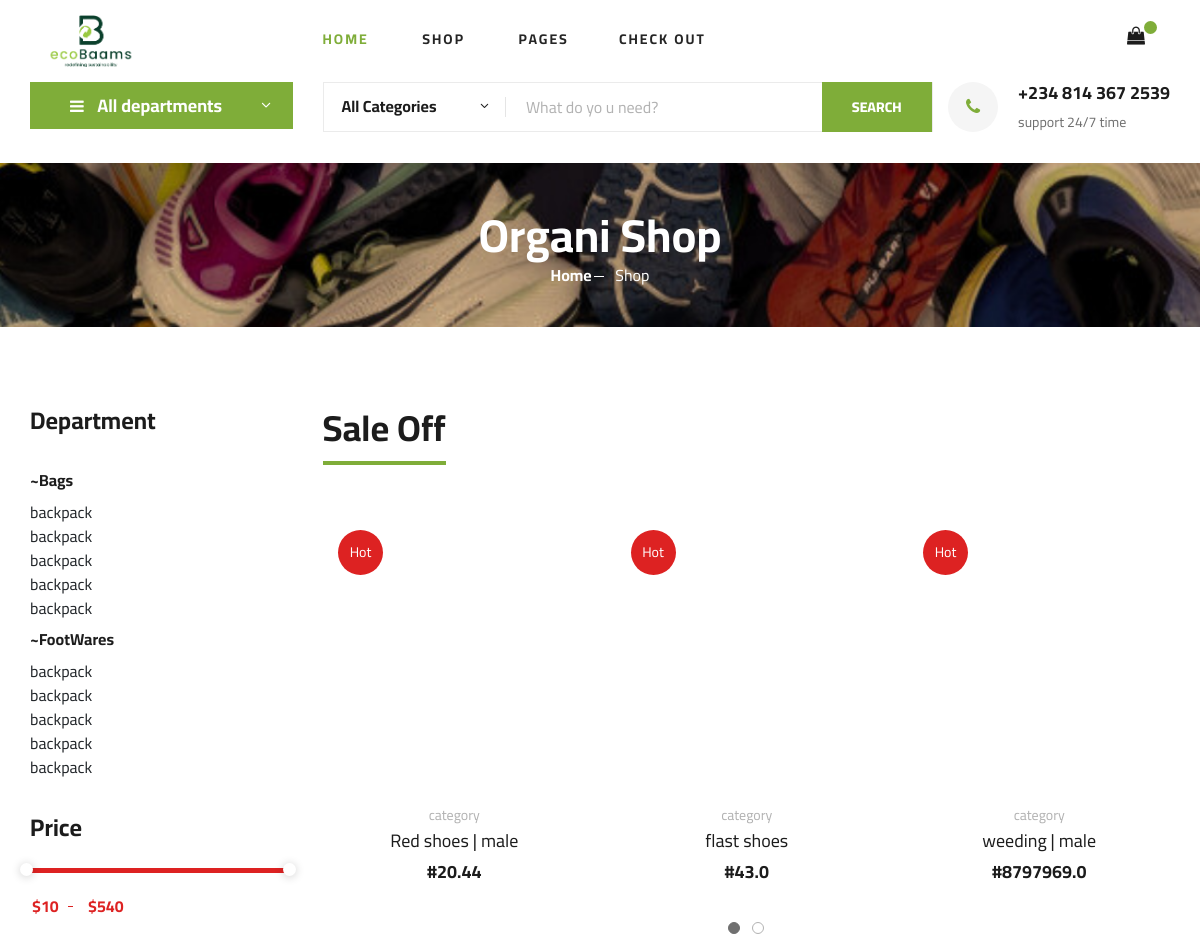
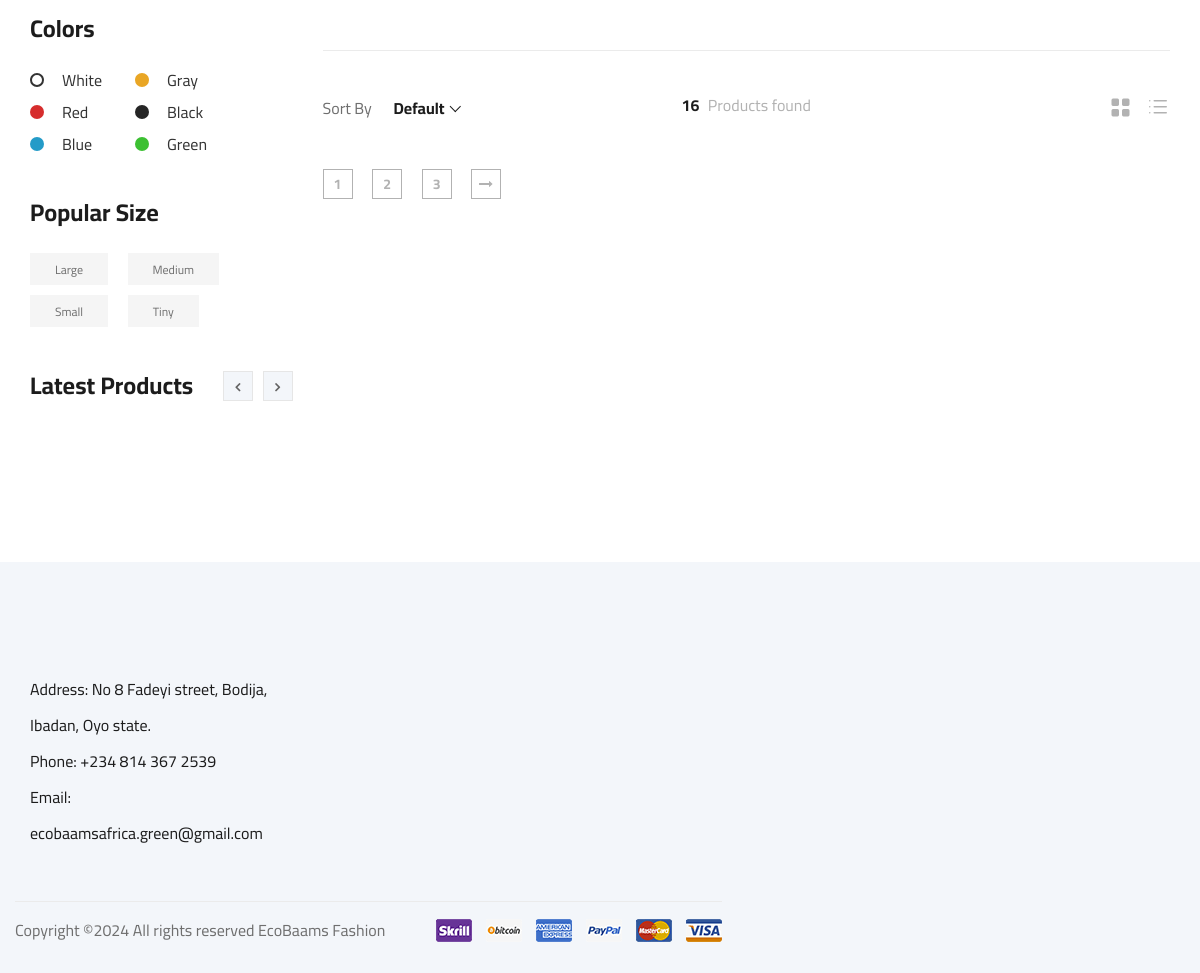
Screenshot of /shop/shop (signed in) with the database file from the repository (2 pictures, top to bottom).
### ecommerce/models.py (models this page shows, shortened)
class Product(models.Model):
    MY_CHOICES = (
            ('Shoes', 'SHOES'),
            ('Athletic Shoes', 'Athletic Shoes'),
            ('Casual Shoes', 'Casual Shoes'),
            ('Formal Shoes', 'Formal Shoes'),
            ('Boots', 'Boots'),
            ('Sandals', 'Sandals'),
            ('Flip-Flops', 'Flip-Flops'),
            ('Loafers', 'Loafers'),
            ('Slip-Ons', 'Slip-Ons'),
            ('Sneakers', 'Sneakers'),
            ('Brogues', 'Brogues'),
            ('Running Shoes', 'Running Shoes'),
            ('Ballet Flats', 'Ballet Flats'),
            ('bags', 'BAGS')
              )
    name = models.CharField(max_length=150, null=True)
    price = models.FloatField()
    created_at =models.DateField(auto_now=False, auto_now_add=True)
    description = models.TextField(max_length=1000)
    weight = models.FloatField(null=True, blank=True, default=0.0)
    Availability = models.BooleanField(default=True, null=True, blank=False)
    image = models.ImageField(null=True, blank=True)
    category = MultiSelectField(choices=MY_CHOICES, max_choices=3, max_length=100, default="category")
    @property
    def get_image(self):
        return self.get_image_url()
    def get_image_url(self):
        if self.image:
            try:
                url = self.image.url
            except:
                url = ''
            return url
        return None

### ecommerce/views.py (the view)
# urls.py: path('shop', views.shop_listing, name="shop"),
@login_required
def shop_listing(req):
    categories_to_filter = ['bags']
    category_filters = Q()
    for category in categories_to_filter:
        category_filters |= Q(category__contains=category)
    classic = Product.objects.filter(category_filters)[:6]
    max_bag = Product.objects.filter(category_filters)[:20]
    product_4 = Product.objects.all().filter(Availability=True)[:4]
    context = {
        'product': product_4,
        'bags': classic,
        'bag': max_bag
    }
    return render(req, 'ecommerce/shop-grid.html', context)

### ecommerce/templates/ecommerce/shop-grid.html (shortened to what this page needs)
<!DOCTYPE html>
{% load static %}
<html lang="eng">
<head>
    <link rel="stylesheet" href="{% static "ecommerce/css/bootstrap.min.css" %}" type="text/css">
    <link rel="stylesheet" href="{% static "ecommerce/css/font-awesome.min.css" %}" type="text/css">
    <link rel="stylesheet" href="{% static "ecommerce/css/elegant-icons.css" %}" type="text/css">
    <link rel="stylesheet" href="{% static "ecommerce/css/nice-select.css" %}" type="text/css">
    <link rel="stylesheet" href="{% static "ecommerce/css/jquery-ui.min.css" %}" type="text/css">
    <link rel="stylesheet" href="{% static "ecommerce/css/owl.carousel.min.css" %}" type="text/css">
    <link rel="stylesheet" href="{% static "ecommerce/css/slicknav.min.css" %}" type="text/css">
    <link rel="stylesheet" href="{% static "ecommerce/css/style.css" %}" type="text/css">
</head>
<body>
    <header class="header">
        <div class="container">
            <div class="row">
                <div class="col-lg-3">
                    <div class="header__logo">
                        <a href="{% url "feed" %}"><img width="50%" src="{% static "ecommerce/img/logo3.png" %}" alt=""></a>
                    </div>
                </div>
                <div class="col-lg-6">
                    <nav class="header__menu">
                        <ul>
                            <li class="active"><a href="{% url "feed" %}">Home</a></li>
                            <li><a href="{% url "shop" %}">Shop</a></li>
                            <li><a href="#">Pages</a>
                                <li><a href="{% url "checkout" %}">Check Out</a></li>
                            </li>
                        </ul>
                    </nav>
                </div>
                <div class="col-lg-3">
                    <div class="header__cart">
                        <ul>
                            <li><a href="{% url "cart" %}"><i class="fa fa-shopping-bag"></i> <span>{{num_items}}</span></a></li>
                        </ul>
                    </div>
                </div>
            </div>
        </div>
    </header>
    <section class="hero hero-normal">
        <div class="container">
            <div class="row">
                <div class="col-lg-3">
                    <div class="hero__categories">
                        <div class="hero__categories__all">
                            <i class="fa fa-bars"></i>
                            <span>All departments</span>
                        </div>
                    </div>
                </div>
                <div class="col-lg-9">
                    <div class="hero__search">
                        <div class="hero__search__form">
                            <form action="#">
                                <div class="hero__search__categories">
                                    All Categories
                                    <span class="arrow_carrot-down"></span>
                                </div>
                                <input type="text" placeholder="What do yo u need?">
                                <button type="submit" class="site-btn">SEARCH</button>
                            </form>
                        </div>
                        <div class="hero__search__phone">
                            <div class="hero__search__phone__icon">
                                <i class="fa fa-phone"></i>
                            </div>
                            <div class="hero__search__phone__text">
                                <h5>+234 814 367 2539</h5>
                                <span>support 24/7 time</span>
                            </div>
                        </div>
                    </div>
                </div>
            </div>
        </div>
    </section>
    <section class="breadcrumb-section set-bg" data-setbg="{% static "ecommerce/img/ban.png" %}">
        <div class="container">
            <div class="row">
                <div class="col-lg-12 text-center">
                    <div class="breadcrumb__text">
                        <h2>Organi Shop</h2>
                        <div class="breadcrumb__option">
                            <a href="{% url "feed" %}">Home</a>
                            <span>Shop</span>
                        </div>
                    </div>
                </div>
            </div>
        </div>
    </section>
    <section class="product spad">
        <div class="container">
            <div class="row">
                <div class="col-lg-3 col-md-5">
                    <div class="sidebar">
                        <div class="sidebar__item">
                            <h4>Department</h4>
                            <ul>
                                <ul>
                            <li><b><a href="#">~Bags</a></b></li>
                            <li>backpack</li>
                            <li>backpack</li>
                            <li>backpack</li>
                            <li>backpack</li>
                            <li>backpack</li>
                            <li><b><a href="#">~FootWares</a></b></li>
                             <li>backpack</li>
                            <li>backpack</li>
                            <li>backpack</li>
                            <li>backpack</li>
                            <li>backpack</li>
                        </ul>
                            </ul>
                        </div>
                        <div class="sidebar__item">
                            <h4>Price</h4>
                            <div class="price-range-wrap">
                                <div class="price-range ui-slider ui-corner-all ui-slider-horizontal ui-widget ui-widget-content"
                                    data-min="10" data-max="540">
                                    <span tabindex="0" class="ui-slider-handle ui-corner-all ui-state-default"></span>
                                    <span tabindex="0" class="ui-slider-handle ui-corner-all ui-state-default"></span>
                                </div>
                                <div class="range-slider">
                                    <div class="price-input">
                                        <input type="text" id="minamount">
                                        <input type="text" id="maxamount">
                                    </div>
                                </div>
                            </div>
                        </div>
                        <div class="sidebar__item sidebar__item__color--option">
                            <h4>Colors</h4>
                            <div class="sidebar__item__color sidebar__item__color--white">
                                <label for="white">
                                    White
                                </label>
                            </div>
                            <div class="sidebar__item__color sidebar__item__color--gray">
                                <label for="gray">
                                    Gray
                                </label>
                            </div>
                            <div class="sidebar__item__color sidebar__item__color--red">
                                <label for="red">
                                    Red
                                </label>
                            </div>
                            <div class="sidebar__item__color sidebar__item__color--black">
                                <label for="black">
                                    Black
                                </label>
                            </div>
                            <div class="sidebar__item__color sidebar__item__color--blue">
                                <label for="blue">
                                    Blue
                                </label>
                            </div>
                            <div class="sidebar__item__color sidebar__item__color--green">
                                <label for="green">
                                    Green
                                </label>
                            </div>
                        </div>
                        <div class="sidebar__item">
                            <h4>Popular Size</h4>
                            <div class="sidebar__item__size">
                                <label for="large">
                                    Large
                                </label>
                            </div>
                            <div class="sidebar__item__size">
                                <label for="medium">
                                    Medium
                                </label>
                            </div>
                            <div class="sidebar__item__size">
                                <label for="small">
                                    Small
                                </label>
                            </div>
                            <div class="sidebar__item__size">
                                <label for="tiny">
                                    Tiny
                                </label>
                            </div>
                        </div>
                        <div class="sidebar__item">
                            <div class="latest-product__text">
                                <h4>Latest Products</h4>
                                <div class="latest-product__slider owl-carousel">
                                </div>
                            </div>
                        </div>
                    </div>
                </div>
                <div class="col-lg-9 col-md-7">
                    <div class="product__discount">
                        <div class="section-title product__discount__title">
                            <h2>Sale Off</h2>
                        </div>
                        <div class="row">
                            <div class="product__discount__slider owl-carousel">
                                {% for pd in product %}
                                <div class="col-lg-4">
                                    <div class="product__discount__item">
                                        <div class="product__discount__item__pic set-bg"
                                            data-setbg="{{pd.get_image}}">
                                            <div class="product__discount__percent">Hot</div>
                                        </div>
                                        <div class="product__discount__item__text">
                                            <span>{{pd.category}}</span>
                                            <h5><a href="{% url "product_details" pd.id %}">{{pd.name}}</a></h5>
                                            <div class="product__item__price">#{{pd.price}} </div>
                                        </div>
                                    </div>
                                </div>
                                {% endfor %}
                            </div>
                        </div>
                    </div>
                    <div class="filter__item">
                        <div class="row">
                            <div class="col-lg-4 col-md-5">
                                <div class="filter__sort">
                                    <span>Sort By</span>
                                </div>
                            </div>
                            <div class="col-lg-4 col-md-4">
                                <div class="filter__found">
                                    <h6><span>16</span> Products found</h6>
                                </div>
                            </div>
                            <div class="col-lg-4 col-md-3">
                                <div class="filter__option">
                                    <span class="icon_grid-2x2"></span>
                                    <span class="icon_ul"></span>
                                </div>
                            </div>
                        </div>
                    </div>
                    <div class="product__pagination">
                        <a href="#">1</a>
                        <a href="#">2</a>
                        <a href="#">3</a>
                        <a href="#"><i class="fa fa-long-arrow-right"></i></a>
                    </div>
                </div>
            </div>
        </div>
    </section>
    <footer class="footer spad">
        <div class="container">
            <div class="row">
                <div class="col-lg-3 col-md-6 col-sm-6">
                    <div class="footer__about">
                        <div class="footer__about__logo">
                        </div>
                        <ul>
                            <li>Address: No 8 Fadeyi street, Bodija, Ibadan, Oyo state.</li>
                            <li>Phone: +234 814 367 2539</li>
                            <li>Email:  ecobaamsafrica.green@gmail.com</li>
                        </ul>
                    </div>
                </div>
                <div class="col-lg-4 col-md-6 col-sm-6 offset-lg-1">
            </div>
            <div class="row">
                <div class="col-lg-12">
                    <div class="footer__copyright">
                        <div class="footer__copyright__text"><p>
  Copyright &copy;<script>document.write(new Date().getFullYear());</script> All rights reserved EcoBaams Fashion<a Style="opacity: 0;" href="https://colorlib.com" target="_blank">Colorlib</a>
  </p></div>
                        <div class="footer__copyright__payment"><img src="img/payment-item.png" alt=""></div>
                    </div>
                </div>
            </div>
        </div>
    </footer>
</body>
</html>

### rows the page displays
Product: category "category", name "Red shoes | male", price "20.44"
Product: category "category", name "flast shoes", price "43.0"
Product: category "category", name "weeding | male", price "8797969.0"
